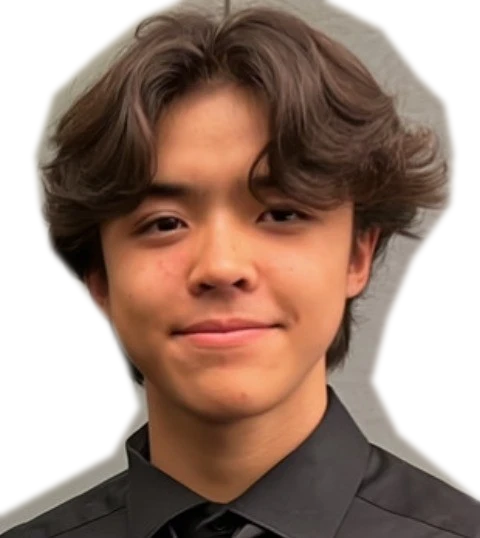
#> input picture assets/portrait-source.png, 480 x 538 px
$ python portrait.py ../assets/portrait-source.png
#> lines starting #> are read from the running program, lines starting #| are printed output that depends on the picture
"""Render a photograph as actual ASCII characters, with optional edge strokes."""
import argparse
import html
from pathlib import Path
import sys

from PIL import Image, ImageDraw, ImageFont, ImageOps

RAMP = " .,:;=+*#%@"


def ascii_rows(image, columns=100, aspect=0.48):
    if not 16 <= columns <= 240 or not 0.25 <= aspect <= 1:
        raise ValueError("Use 16–240 columns and a character aspect between 0.25 and 1")
    gray = ImageOps.autocontrast(ImageOps.grayscale(image), cutoff=1)
    rows = max(1, round(gray.height / gray.width * columns * aspect))
    gray = gray.resize((columns, rows), Image.Resampling.LANCZOS)
    pixels = gray.load()
    output = []
    for y in range(rows):
        line = []
        for x in range(columns):
            value = pixels[x, y]
            char = RAMP[round((255 - value) / 255 * (len(RAMP) - 1))]
            if 0 < x < columns - 1 and 0 < y < rows - 1:
                dx = pixels[x + 1, y] - pixels[x - 1, y]
                dy = pixels[x, y + 1] - pixels[x, y - 1]
                if abs(dx) + abs(dy) > 115:
                    if abs(dx) > 2 * abs(dy):
                        char = "|"
                    elif abs(dy) > 2 * abs(dx):
                        char = "-"
                    else:
                        char = "/" if dx * dy > 0 else "\\"
            line.append(char)
        output.append("".join(line))
    return output


def mono_font(path=None, size=14):
    candidates = [path] if path else [
        "C:/Windows/Fonts/consola.ttf",
        "/usr/share/fonts/truetype/dejavu/DejaVuSansMono.ttf",
        "/System/Library/Fonts/Menlo.ttc",
    ]
    for candidate in candidates:
        if candidate and Path(candidate).is_file():
            return ImageFont.truetype(str(candidate), size)
    raise ValueError("Supply --font with a local monospace TTF or OTF")


def render(rows, font, foreground="#e8e2d7", background="#101211"):
    cell = max(1, round(font.getlength("M")))
    line = max(1, round(font.size * 1.12))
    image = Image.new("RGB", (cell * len(rows[0]) + 32, line * len(rows) + 32), background)
    draw = ImageDraw.Draw(image)
    for y, row in enumerate(rows):
        draw.text((16, 16 + y * line), row, fill=foreground, font=font, anchor="lt")
    return image


def svg(rows, foreground="#e8e2d7", background="#101211"):
    width, height = len(rows[0]) * 9 + 32, len(rows) * 16 + 32
    lines = "\n".join(
        f'<text x="16" y="{28 + y * 16}" xml:space="preserve">{html.escape(row)}</text>'
        for y, row in enumerate(rows)
    )
    return f'''<svg xmlns="http://www.w3.org/2000/svg" width="{width}" height="{height}" viewBox="0 0 {width} {height}" role="img" aria-label="Portrait rendered from ASCII characters">
<rect width="100%" height="100%" fill="{background}"/>
<g fill="{foreground}" font-family="monospace" font-size="15">{lines}</g>
</svg>'''


def main():
    parser = argparse.ArgumentParser(description=__doc__)
    parser.add_argument("image", type=Path)
    parser.add_argument("--output", type=Path, default=Path("portrait"), help="Output stem; writes .txt, .svg and .png")
    parser.add_argument("--columns", type=int, default=100)
    parser.add_argument("--font", type=Path)
    parser.add_argument("--light", action="store_true")
    args = parser.parse_args()
    colors = ("#202724", "#ffffff") if args.light else ("#e8e2d7", "#101211")
    with Image.open(args.image) as image:
#> image is the input picture: PIL image 480x538 RGB; mean R, G, B 161.1, 136.8, 124.5
        rows = ascii_rows(ImageOps.exif_transpose(image), args.columns)
#> in ascii_rows, `gray = ImageOps.autocontrast(ImageOps.grayscale(image), cutoff=1)`:
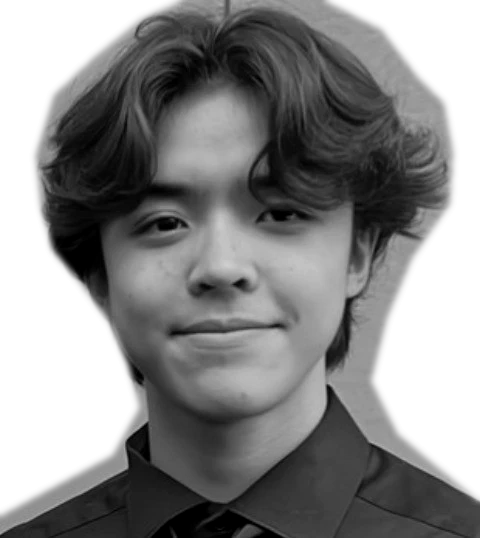
#> gray: PIL image 480x538 L; min 0, max 255, mean 138.7
#> in ascii_rows, `gray = gray.resize((columns, rows), Image.Resampling.LANCZOS)`:
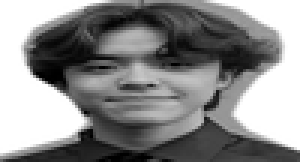
#> gray: PIL image 100x54 L (shown 3 times larger); min 0, max 255, mean 138.7
#> after the loop in ascii_rows, `for y in range(rows):`: output = 54 items
#> rows = 54 items
    args.output.parent.mkdir(parents=True, exist_ok=True)
    args.output.with_suffix(".txt").write_text("\n".join(rows) + "\n", encoding="utf-8")
    args.output.with_suffix(".svg").write_text(svg(rows, *colors), encoding="utf-8")
#> in svg, `width, height = len(rows[0]) * 9 + 32, len(rows) * 16 + 32`: width = 932; height = 896
    render(rows, mono_font(args.font), *colors).save(args.output.with_suffix(".png"))
#> the loop in render, `for y, row in enumerate(rows):` made 54 passes
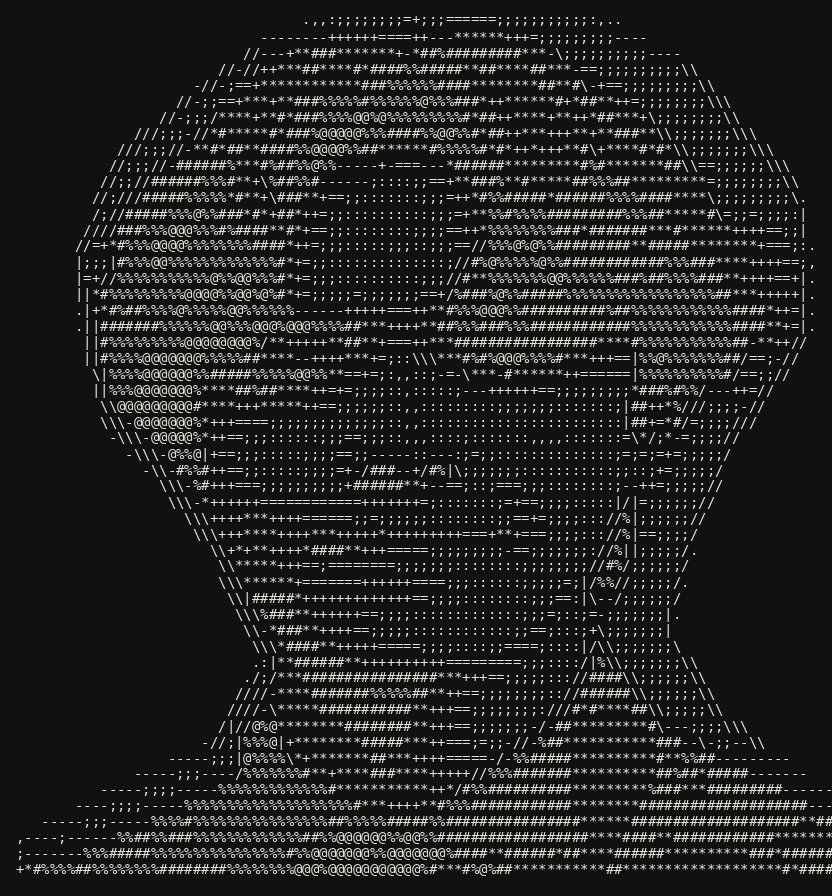
#> saved as portrait.png: PIL image 832x896 RGB; mean R, G, B 36.3, 37.6, 35.6
    print(f"Wrote {args.output}.txt / .svg / .png ({len(rows[0])} × {len(rows)} characters)")
#| Wrote portrait.txt / .svg / .png (100 × 54 characters)


if __name__ == "__main__":
    try:
        main()
    except (OSError, ValueError) as exc:
        print(str(exc), file=sys.stderr)
        sys.exit(1)

$ run again, on assets/follow.png
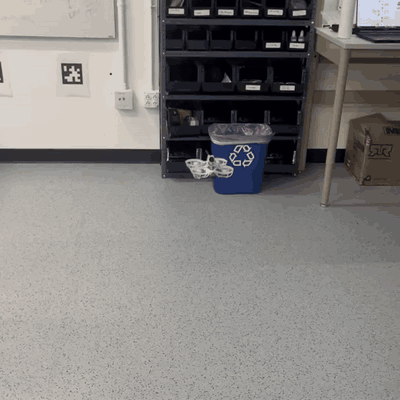
#> input picture assets/follow.png, 400 x 400 px
#> in main, image is the input picture: PIL image 400x400 RGB; mean R, G, B 132.9, 130.3, 127.9
#> in ascii_rows, `gray = gray.resize((columns, rows), Image.Resampling.LANCZOS)`:
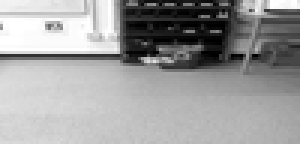
#> gray: PIL image 100x48 L (shown 3 times larger); min 0, max 255, mean 157
#> after the loop in ascii_rows, `for y in range(rows):`: output = 48 items
#> width = 932; height = 800
#> image: PIL image 832x800 RGB
#> the loop in render, `for y, row in enumerate(rows):` made 48 passes
#> in main, `render(rows, mono_font(args.font), *colors).save(args.output.with_suff..`:
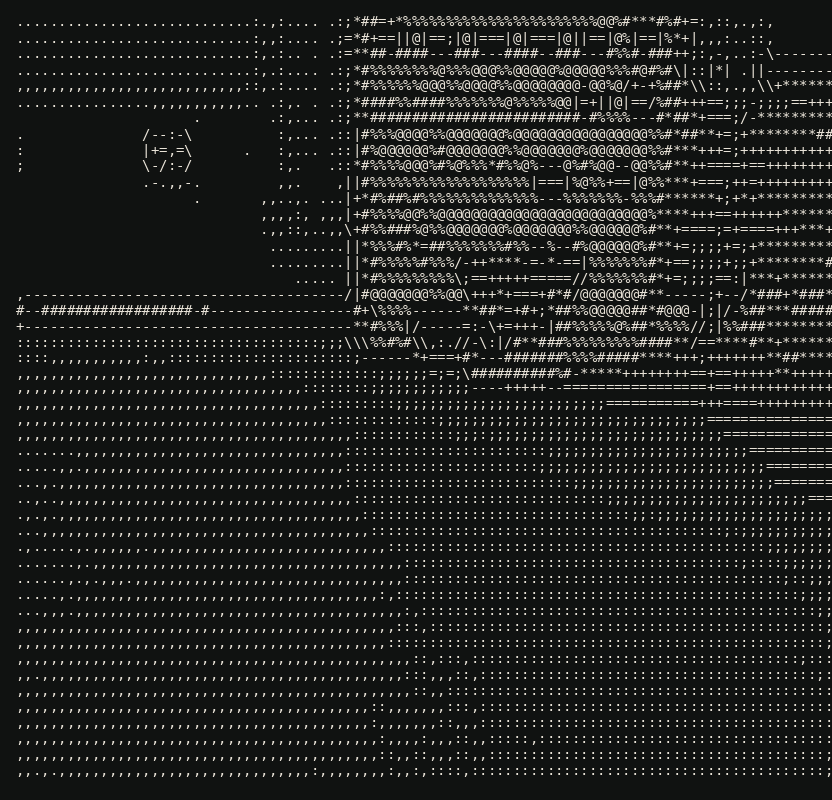
#> saved as portrait.png: PIL image 832x800 RGB; mean R, G, B 31.7, 33.1, 31.3
#| Wrote portrait.txt / .svg / .png (100 × 48 characters)
